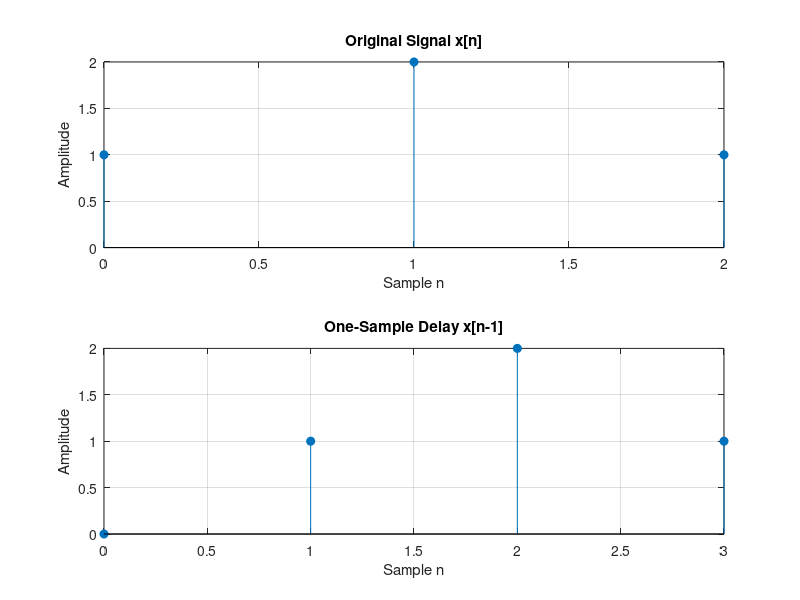
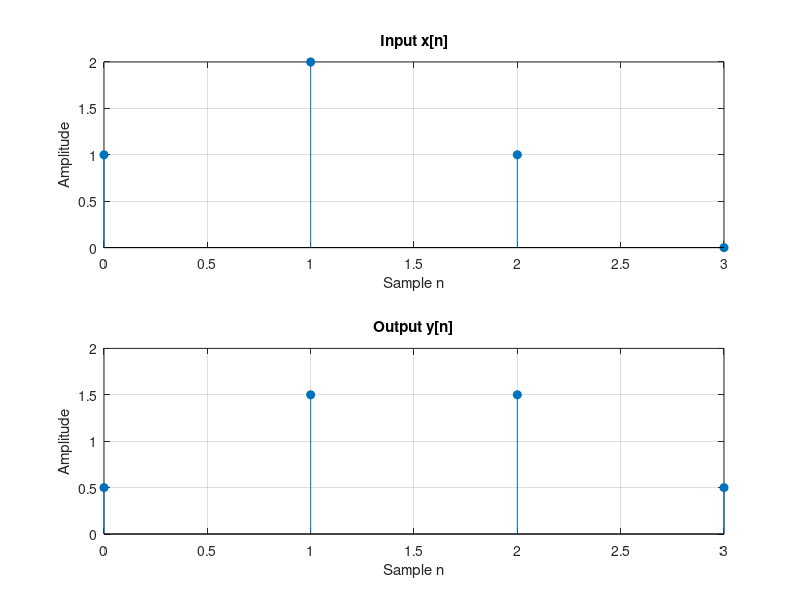
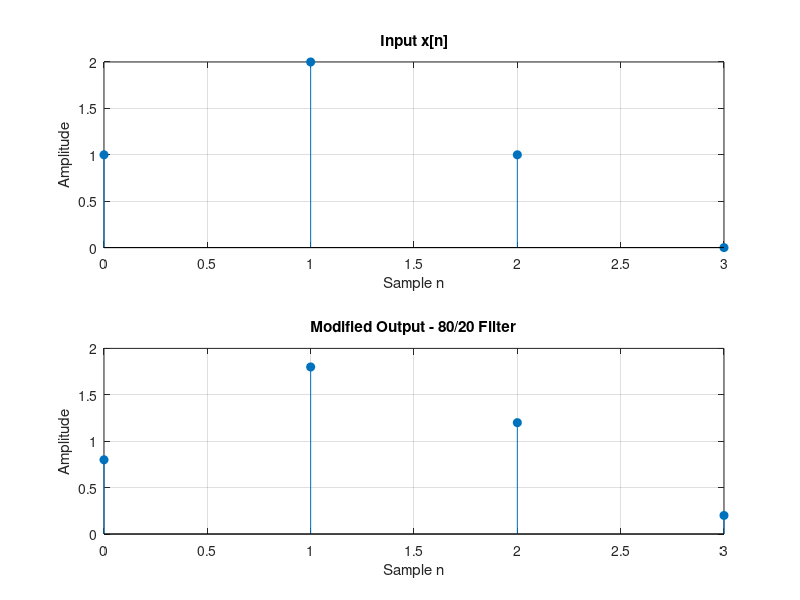

Source code (MATLAB) for these figures, in order:

clear; clc; close all;

% Part 1: Original signal
x = [1 2 1];
n = 0:length(x)-1;

% Delay the signal by one sample
xDelayed = [0 x];
nDelayed = 0:length(xDelayed)-1;

% Plot original and delayed signals
figure;

subplot(2,1,1);
stem(n, x, 'filled');
title('Original Signal x[n]');
xlabel('Sample n');
ylabel('Amplitude');
grid on;

subplot(2,1,2);
stem(nDelayed, xDelayed, 'filled');
title('One-Sample Delay x[n-1]');
xlabel('Sample n');
ylabel('Amplitude');
grid on;



%% Part 2: System with one-sample delay

% Coefficients of H(z) = 0.5 + 0.5z^(-1)
b = [0.5 0.5];
a = 1;

% Add one zero to show the final output sample
xInput = [x 0];

% Apply the filter
y = filter(b, a, xInput);
nOutput = 0:length(y)-1;

% Plot input and output
figure;

subplot(2,1,1);
stem(nOutput, xInput, 'filled');
title('Input x[n]');
xlabel('Sample n');
ylabel('Amplitude');
grid on;

subplot(2,1,2);
stem(nOutput, y, 'filled');
title('Output y[n]');
xlabel('Sample n');
ylabel('Amplitude');
grid on;

% Display output values
disp('Output samples:');
disp(y);


%% Part 3: Modified filter (Question 6)

% New coefficients
b = [0.8 0.2];
a = 1;

% Apply modified filter
yModified = filter(b, a, xInput);

% Plot modified output
figure;

subplot(2,1,1);
stem(nOutput, xInput, 'filled');
title('Input x[n]');
xlabel('Sample n');
ylabel('Amplitude');
grid on;

subplot(2,1,2);
stem(nOutput, yModified, 'filled');
title('Modified Output - 80/20 Filter');
xlabel('Sample n');
ylabel('Amplitude');
grid on;

% Display modified output
disp('Modified output samples:');
disp(yModified);
